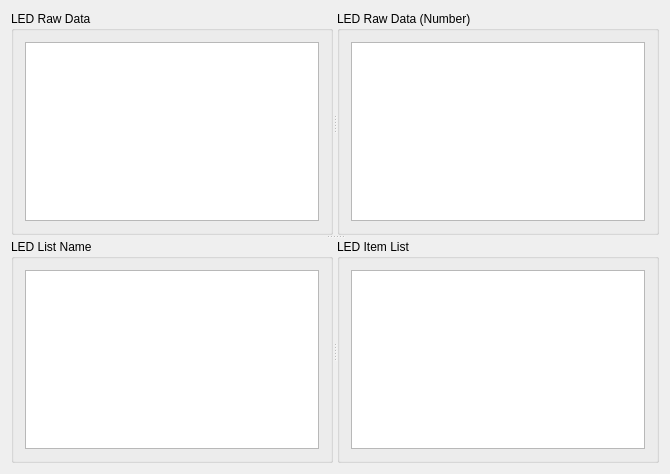
<?xml version="1.0" encoding="UTF-8"?>
<ui version="4.0">
 <class>LEDIndicatorPool</class>
 <widget class="QDialog" name="LEDIndicatorPool">
  <property name="geometry">
   <rect>
    <x>0</x>
    <y>0</y>
    <width>670</width>
    <height>474</height>
   </rect>
  </property>
  <property name="windowTitle">
   <string>LEDIndicatorPool</string>
  </property>
  <layout class="QGridLayout" name="gridLayout_5">
   <item row="0" column="0">
    <widget class="QSplitter" name="splitter_3">
     <property name="orientation">
      <enum>Qt::Vertical</enum>
     </property>
     <widget class="QSplitter" name="splitter">
      <property name="orientation">
       <enum>Qt::Horizontal</enum>
      </property>
      <widget class="QGroupBox" name="groupBox">
       <property name="title">
        <string>LED Raw Data</string>
       </property>
       <layout class="QGridLayout" name="gridLayout">
        <item row="0" column="0">
         <widget class="QTableView" name="m_tblEDDIndicator"/>
        </item>
       </layout>
      </widget>
      <widget class="QGroupBox" name="groupBox_4">
       <property name="title">
        <string>LED Raw Data (Number)</string>
       </property>
       <layout class="QGridLayout" name="gridLayout_4">
        <item row="0" column="0">
         <widget class="QTableView" name="m_tblETNDIndicator"/>
        </item>
       </layout>
      </widget>
     </widget>
     <widget class="QSplitter" name="splitter_2">
      <property name="orientation">
       <enum>Qt::Horizontal</enum>
      </property>
      <widget class="QGroupBox" name="groupBox_2">
       <property name="title">
        <string>LED List Name</string>
       </property>
       <layout class="QGridLayout" name="gridLayout_2">
        <item row="0" column="0">
         <widget class="QTableView" name="m_tblEDDIndex"/>
        </item>
       </layout>
      </widget>
      <widget class="QGroupBox" name="groupBox_3">
       <property name="title">
        <string>LED Item List</string>
       </property>
       <layout class="QGridLayout" name="gridLayout_3">
        <item row="0" column="0">
         <widget class="QTableView" name="m_tblEDDIndexList"/>
        </item>
       </layout>
      </widget>
     </widget>
    </widget>
   </item>
  </layout>
 </widget>
 <layoutdefault spacing="6" margin="11"/>
 <resources/>
 <connections/>
</ui>
